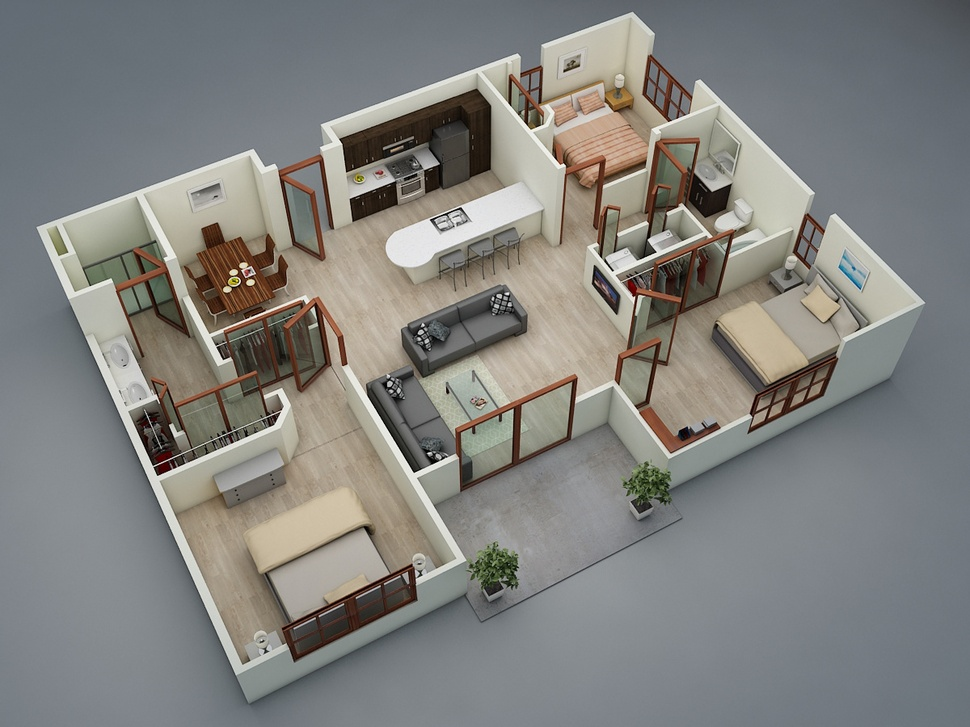
#> input picture img_4.jpg, 970 x 727 px, shrunk from 1200 x 900 before the run, found by its file name
$ python generate_floor_plan.py
#> lines starting #> are read from the running program, lines starting #| are printed output that depends on the picture; after the words box and inside, x2 and y2 are one past the last pixel; in counts of white or black regions, pixels touching at a corner belong together
import os
import cv2
import numpy as np
import matplotlib.pyplot as plt

# NOTE: After running or compiling the python file closing the output will take us to next output , for eg first we close the original image then we get the preprocessed

#All the results with all the images are given in the samples folder the original image, the preprocessed image, the edge detection, the floor plan including....


def load_image(image_path):
    # Loading the image into grayscale for removing the colours and visibility of images through open cv
    image = cv2.imread(image_path, cv2.IMREAD_GRAYSCALE)
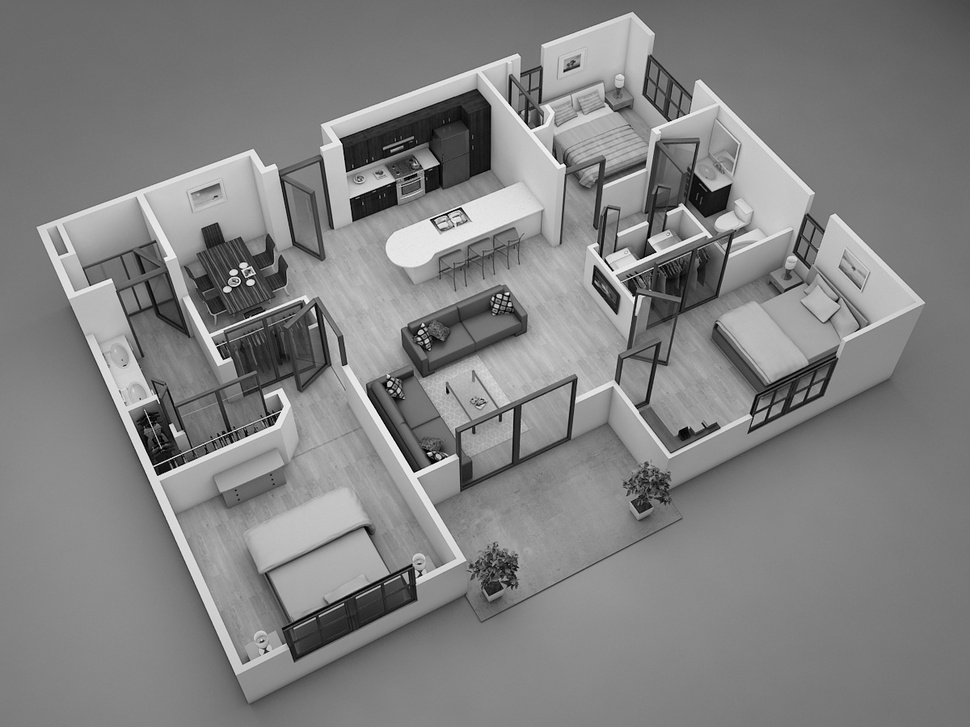
#> image: shape (727, 970); min 0, max 255, mean 129.5
    if image is None:
        raise ValueError("Image not found or unable to load.")
    return image

def preprocess_image(image):
    # Apply Gaussian Blur to reduce noise
    # The application of a mathematical function to an image in order to blur it.
    blurred = cv2.GaussianBlur(image, (5, 5), 0)
    return blurred

def edge_detection(image):
    # Using Canny edge detectors
    edges = cv2.Canny(image, 50, 150, apertureSize=3)
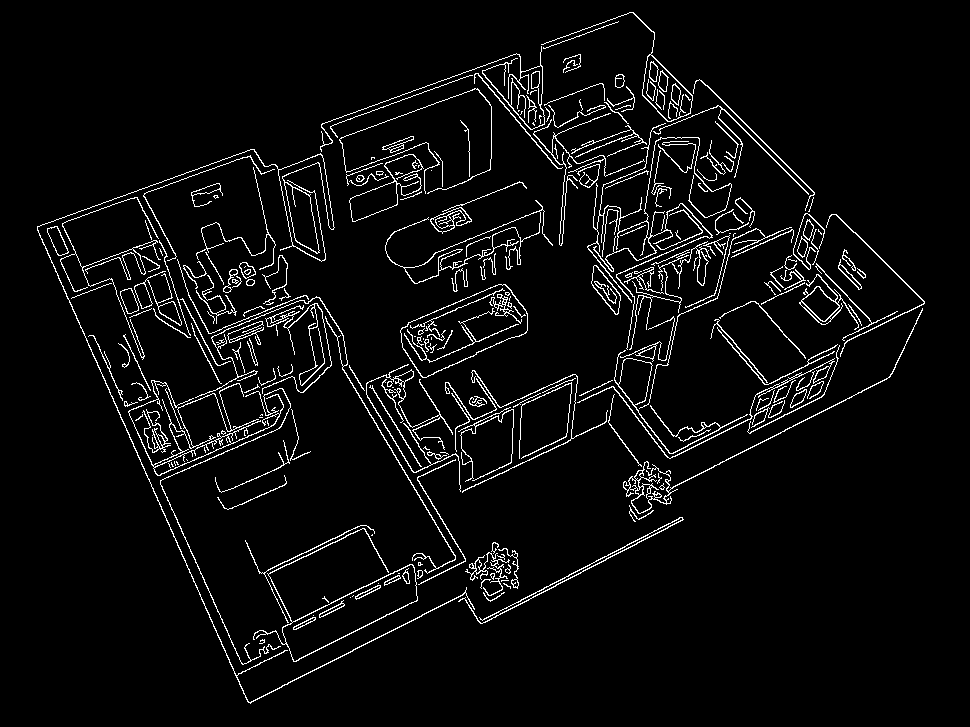
#> edges: shape (727, 970); 4.7% white in thin lines or dots, all inside (x1, y1, x2, y2) = (37, 12, 925, 704)
    return edges

def find_contours(edges):
    # Countouring the layers of the image
    contours, _ = cv2.findContours(edges, cv2.RETR_TREE, cv2.CHAIN_APPROX_SIMPLE)
#> contours = 368 contours, 204 with area under 20; largest, box (x1, y1, x2, y2) and area: (400, 284, 528, 378) 6676, (400, 284, 528, 378) 6586, (253, 528, 418, 662) 5249, (282, 564, 418, 662) 5021, (385, 200, 553, 284) 2385
    return contours

def draw_floor_plan(contours, image_shape):
    # Creation of  a blank image for drawing
    floor_plan = np.zeros(image_shape, dtype=np.uint8)

    # Drawing the contours on the blank image
    cv2.drawContours(floor_plan, contours, -1, (255, 255, 255), 1) # Making the floor plan more prominent

    return floor_plan

def save_image(image, path):
    cv2.imwrite(path, image)

def main(image_path):
    # Load and preprocess the image as specified in the {file_path}
    image = load_image(image_path)
    preprocessed_image = preprocess_image(image)
    edges = edge_detection(preprocessed_image)
    contours = find_contours(edges)
    floor_plan = draw_floor_plan(contours, image.shape)

    # Defining the output directory and filenames
    output_dir = os.path.dirname(image_path)
    base_name = os.path.splitext(os.path.basename(image_path))[0]

    original_image_path = os.path.join(output_dir, f"{base_name}_original.jpg")
    preprocessed_image_path = os.path.join(output_dir, f"{base_name}_preprocessed.jpg")
    edges_image_path = os.path.join(output_dir, f"{base_name}_edges.jpg")
    floor_plan_image_path = os.path.join(output_dir, f"{base_name}_floor_plan.jpg")

    # Save the images
    save_image(image, original_image_path)
    save_image(preprocessed_image, preprocessed_image_path)
    save_image(edges, edges_image_path)
    save_image(floor_plan, floor_plan_image_path)

    # Optionally, display the images
    display_image(image, title='Original Image')
    display_image(preprocessed_image, title='Preprocessed Image')
    display_image(edges, title='Edge Detection')
    display_image(floor_plan, title='Floor Plan')

def display_image(image, title='Image'):
    plt.figure(figsize=(10, 10))
    plt.imshow(image, cmap='gray')
    plt.title(title)
    plt.axis('off')
    plt.show()

# image file path
image_path = 'D:\\Projects\\workspace\\3d to plain using CV\\img_4.jpg'
main(image_path)
